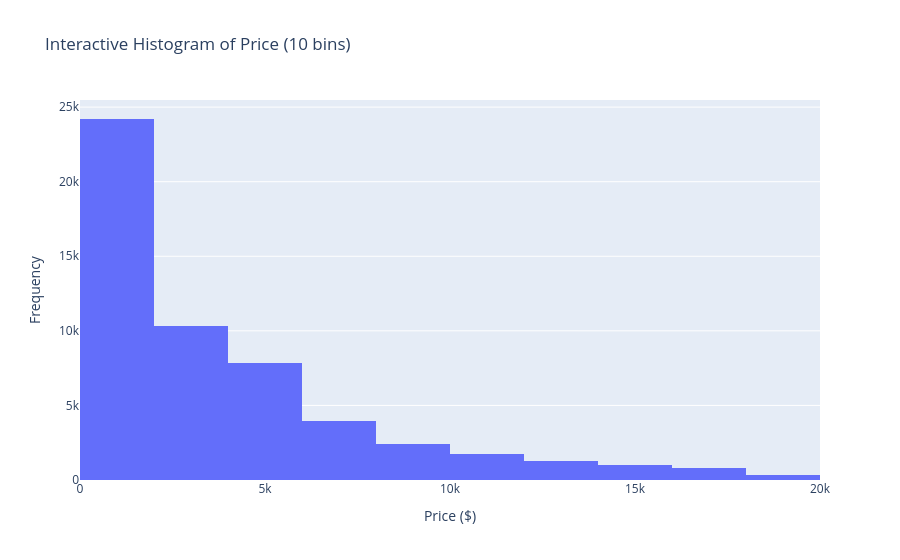

Source (notebook cell):
### Markdown cell above
### Interactive Histogram of price with different nbins

### Code cell
# Interactive histogram of price with nbins=10
fig1 = px.histogram(diamonds_df, x='price', nbins=10,
                     title='Interactive Histogram of Price (10 bins)',
                     labels={'price': 'Price ($)'})
fig1.update_layout(xaxis_title='Price ($)', yaxis_title='Frequency')
fig1.show()

### Figure 1 — Plotly figure (JSON) as saved in the notebook; plotly's stock layout.template omitted (floating-point values rounded to 4 significant figures; data arrays with more than 128 entries replaced by an {"elided": "..."} marker saying what was removed)
{"data": [{"bingroup": "x", "hovertemplate": "Price ($)=%{x}<br>count=%{y}<extra></extra>", "legendgroup": "", "marker": {"color": "#636efa", "pattern": {"shape": ""}}, "name": "", "nbinsx": 10, "orientation": "v", "showlegend": false, "type": "histogram", "x": {"elided": "53940 int values"}, "xaxis": "x", "yaxis": "y"}], "layout": {"barmode": "relative", "legend": {"tracegroupgap": 0}, "title": {"text": "Interactive Histogram of Price (10 bins)"}, "xaxis": {"anchor": "y", "domain": [0, 1], "title": {"text": "Price ($)"}}, "yaxis": {"anchor": "x", "domain": [0, 1], "title": {"text": "Frequency"}}}}
